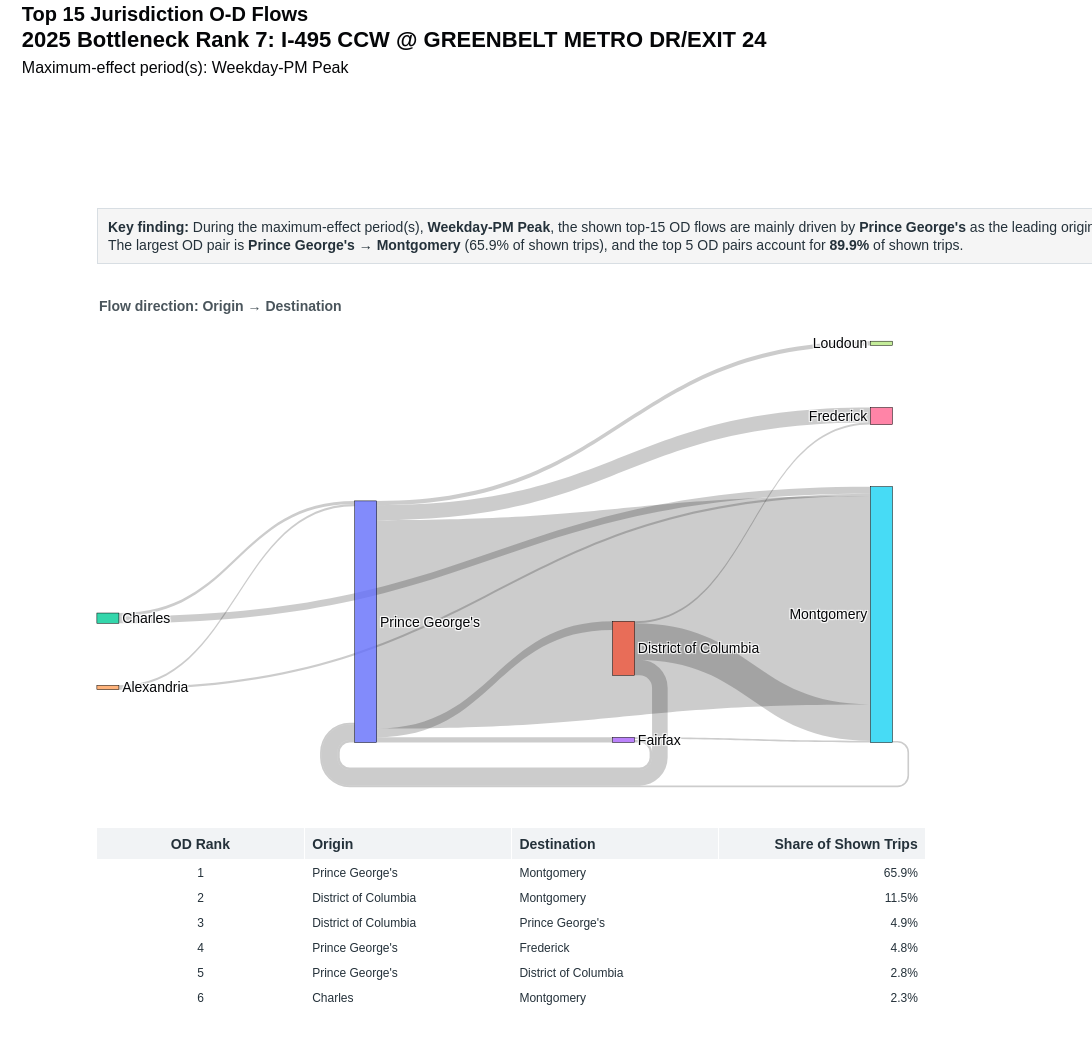

Write notebook code for a chart like this one.
### Code cell
county_sankey = make_sankey(county_df, "Top 15 Jurisdiction O-D Flows")
county_sankey

### Figure 1 — Plotly figure (JSON) as saved in the notebook; plotly's stock layout.template omitted (floating-point values rounded to 4 significant figures)
{"data": [{"arrangement": "snap", "domain": {"x": [0.04, 0.94], "y": [0.3, 0.88]}, "link": {"customdata": [[1, "Prince George's", "Montgomery", 0.659], [2, "District of Columbia", "Montgomery", 0.1149], [3, "District of Columbia", "Prince George's", 0.0493], [4, "Prince George's", "Frederick", 0.04772], [5, "Prince George's", "District of Columbia", 0.02764], [6, "Charles", "Montgomery", 0.02253], [7, "Prince George's", "Fairfax", 0.01649], [8, "Prince George's", "Loudoun", 0.01344], [9, "Charles", "Prince George's", 0.009849], [10, "Fairfax", "Prince George's", 0.007781], [11, "Alexandria", "Montgomery", 0.007292], [12, "Alexandria", "Prince George's", 0.006802], [13, "District of Columbia", "Frederick", 0.006475], [14, "Fairfax", "Montgomery", 0.005659], [15, "Montgomery", "Prince George's", 0.005115]], "hovertemplate": "<b>OD Pair Rank %{customdata[0]}</b><br>%{customdata[1]} → %{customdata[2]}<br>Share of shown top-15 trips: %{customdata[3]:.1%}<extra></extra>", "source": [0, 1, 1, 0, 0, 2, 0, 0, 2, 3, 4, 4, 1, 3, 5], "target": [5, 5, 0, 6, 1, 5, 3, 7, 0, 0, 5, 0, 6, 5, 0], "value": [12110.0, 2112.0, 906.0, 877.0, 508.0, 414.0, 303.0, 247.0, 181.0, 143.0, 134.0, 125.0, 119.0, 104.0, 94.0]}, "node": {"hovertemplate": "<b>%{label}</b><extra></extra>", "label": ["Prince George's", "District of Columbia", "Charles", "Fairfax", "Alexandria", "Montgomery", "Frederick", "Loudoun"], "line": {"color": "black", "width": 0.5}, "pad": 24, "thickness": 22}, "type": "sankey"}, {"cells": {"align": ["center", "left", "left", "right"], "fill": {"color": "white"}, "font": {"color": "#24313A", "size": 12}, "height": 25, "values": [[1, 2, 3, 4, 5, 6, 7, 8, 9, 10, 11, 12, 13, 14, 15], ["Prince George's", "District of Columbia", "District of Columbia", "Prince George's", "Prince George's", "Charles", "Prince George's", "Prince George's", "Charles", "Fairfax", "Alexandria", "Alexandria", "District of Columbia", "Fairfax", "Montgomery"], ["Montgomery", "Montgomery", "Prince George's", "Frederick", "District of Columbia", "Montgomery", "Fairfax", "Loudoun", "Prince George's", "Prince George's", "Montgomery", "Prince George's", "Frederick", "Montgomery", "Prince George's"], ["65.9%", "11.5%", "4.9%", "4.8%", "2.8%", "2.3%", "1.6%", "1.3%", "1.0%", "0.8%", "0.7%", "0.7%", "0.6%", "0.6%", "0.5%"]]}, "domain": {"x": [0.04, 0.94], "y": [0, 0.24]}, "header": {"align": ["center", "left", "left", "right"], "fill": {"color": "#F1F3F5"}, "font": {"color": "#24313A", "size": 14}, "height": 28, "values": ["<b>OD Rank</b>", "<b>Origin</b>", "<b>Destination</b>", "<b>Share of Shown Trips</b>"]}, "type": "table"}], "layout": {"annotations": [{"align": "left", "bgcolor": "rgba(245,245,245,0.98)", "bordercolor": "#D8DEE3", "borderpad": 10, "borderwidth": 1, "font": {"color": "#24313A", "size": 14}, "showarrow": false, "text": "<b>Key finding:</b> During the maximum-effect period(s), <b>Weekday-PM Peak</b>, the shown top-15 OD flows are mainly driven by <b>Prince George's</b> as the leading origin (76.4% of shown trips) and <b>Montgomery</b> as the leading destination (80.9%).<br>The largest OD pair is <b>Prince George's → Montgomery</b> (65.9% of shown trips), and the top 5 OD pairs account for <b>89.9%</b> of shown trips.", "x": 0.04, "xref": "paper", "y": 1.055, "yref": "paper"}, {"align": "left", "font": {"color": "#4A555C", "size": 14}, "showarrow": false, "text": "<b>Flow direction: Origin → Destination</b>", "x": 0.04, "xref": "paper", "y": 0.94, "yref": "paper"}], "font": {"color": "#050608", "family": "Arial", "size": 14}, "height": 1040, "margin": {"b": 30, "l": 60, "r": 110, "t": 250}, "paper_bgcolor": "white", "plot_bgcolor": "white", "title": {"text": "<b>Top 15 Jurisdiction O-D Flows</b><br><span style='font-size:22px'><b>2025 Bottleneck Rank 7: I-495 CCW @ GREENBELT METRO DR/EXIT 24</b></span><br><span style='font-size:16px'>Maximum-effect period(s): Weekday-PM Peak</span>", "x": 0.02, "xanchor": "left", "y": 0.98, "yanchor": "top"}, "width": 1250}}
